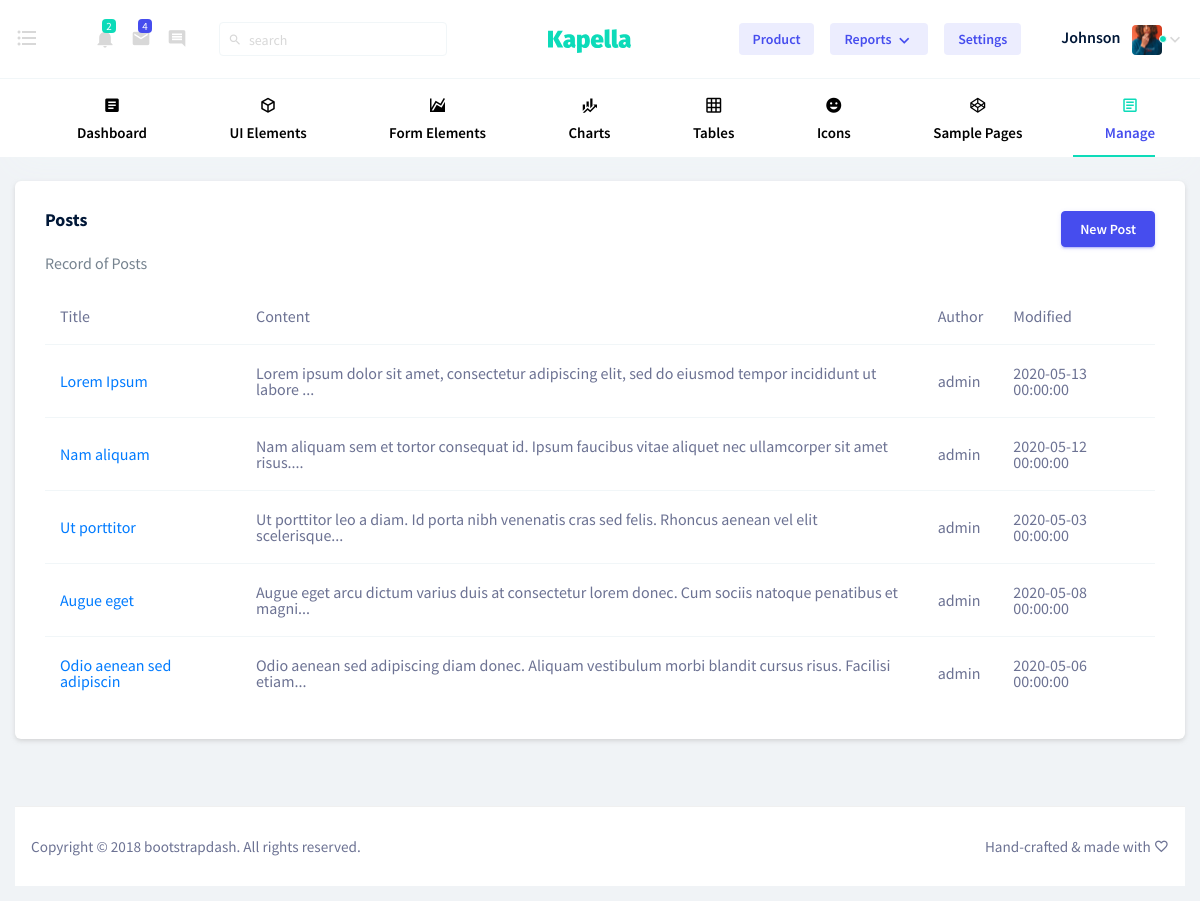
The app's page /post.php (signed in) with its own data.
### tables this page shows
CREATE TABLE `posts` (
  `id` int(10) UNSIGNED NOT NULL,
  `title` varchar(25) NOT NULL,
  `body` text NOT NULL,
  `author` varchar(25) NOT NULL,
  `modified` datetime NOT NULL
);

### functions.php (called while the page is built, shortened)
<?php
function qSELECT($query, $object = NULL){
	global $conn;
	$result = mysqli_query($conn, $query);
	$return = [];
	if($result){
		$num = mysqli_num_rows($result);
		for ($i=0; $i<$num; $i++){
			if(!is_null($object)){
				$row = mysqli_fetch_object($result);
			}else{
				$row = mysqli_fetch_array($result);
			}
			$return[$i]=$row;
		}
	}
	return $return;
}
function getAll($table){
	$query = "SELECT * FROM ".$table;
	$result = qSELECT($query);
	return $result;
}
?>

### pages/post_list.php (the view)
<div class="row">
  <div class="col-lg-12 grid-margin stretch-card">
    <div class="card">
      <div class="card-body">
        <div class="float-right">
          <a href="post.php?act=add" class="btn btn-primary">New Post</a>
        </div>
        <h4 class="card-title">Posts</h4>
        <p class="card-description">
          Record of Posts
        </p>
        <div class="table-responsive">
          <table class="table">
            <thead>
              <tr>
                <th>Title</th>
                <th>Content</th>
                <th>Author</th>
                <th>Modified</th>
              </tr>
            </thead>
            <tbody>
              <?php
                foreach ($posts as $post) {
                  ?>
                  <tr>
                    <td><a href="post.php?act=view&id=<?php echo $post['id']; ?>"><?php echo $post['title']; ?></a></td>
                    <td><?php echo substr($post['body'], 0, 100).'...'; ?></td>
                    <td><?php echo $post['author']; ?></td>
                    <td><?php echo $post['modified']; ?></td>
                  </tr>
                  <?php
                }
              ?>
            </tbody>
          </table>
        </div>
      </div>
    </div>
  </div>
</div>

### post.php (shortened to what this page needs)
<?php
	$act = isset($_GET["act"]) ? $_GET["act"] : 'list';
	switch ($act) {
		case 'list':
			$posts = getALL("posts");
			include 'pages/header.php';
			include 'pages/post_list.php';
			include 'pages/footer.php';
			break;
	}
?>

### pages/header.php (shortened to what this page needs)
<!DOCTYPE html>
<html lang="en">
  <head>
    <link rel="stylesheet" href="vendors/mdi/css/materialdesignicons.min.css">
    <link rel="stylesheet" href="vendors/base/vendor.bundle.base.css">
    <link rel="stylesheet" href="css/style.css">
  </head>
  <body>
    <div class="container-scroller">
    <div class="horizontal-menu">
      <nav class="navbar top-navbar col-lg-12 col-12 p-0">
        <div class="container-fluid">
          <div class="navbar-menu-wrapper d-flex align-items-center justify-content-between">
            <ul class="navbar-nav navbar-nav-left">
              <li class="nav-item ml-0 mr-5 d-lg-flex d-none">
                <a href="#" class="nav-link horizontal-nav-left-menu"><i class="mdi mdi-format-list-bulleted"></i></a>
              </li>
              <li class="nav-item dropdown">
                <a class="nav-link count-indicator dropdown-toggle d-flex align-items-center justify-content-center" id="notificationDropdown" href="#" data-toggle="dropdown">
                  <i class="mdi mdi-bell mx-0"></i>
                  <span class="count bg-success">2</span>
                </a>
              </li>
              <li class="nav-item dropdown">
                <a class="nav-link count-indicator dropdown-toggle d-flex justify-content-center align-items-center" id="messageDropdown" href="#" data-toggle="dropdown">
                  <i class="mdi mdi-email mx-0"></i>
                  <span class="count bg-primary">4</span>
                </a>
              </li>
              <li class="nav-item dropdown">
                <a href="#" class="nav-link count-indicator "><i class="mdi mdi-message-reply-text"></i></a>
              </li>
              <li class="nav-item nav-search d-none d-lg-block ml-3">
                <div class="input-group">
                    <div class="input-group-prepend">
                      <span class="input-group-text" id="search">
                        <i class="mdi mdi-magnify"></i>
                      </span>
                    </div>
                    <input type="text" class="form-control" placeholder="search" aria-label="search" aria-describedby="search">
                </div>
              </li>
            </ul>
            <div class="text-center navbar-brand-wrapper d-flex align-items-center justify-content-center">
                <a class="navbar-brand brand-logo" href="index.html"><img src="images/logo.svg" alt="logo"/></a>
            </div>
            <ul class="navbar-nav navbar-nav-right">
                <li class="nav-item dropdown  d-lg-flex d-none">
                  <button type="button" class="btn btn-inverse-primary btn-sm">Product </button>
                </li>
                <li class="nav-item dropdown d-lg-flex d-none">
                  <a class="dropdown-toggle show-dropdown-arrow btn btn-inverse-primary btn-sm" id="nreportDropdown" href="#" data-toggle="dropdown">
                  Reports
                  </a>
                </li>
                <li class="nav-item dropdown d-lg-flex d-none">
                  <button type="button" class="btn btn-inverse-primary btn-sm">Settings</button>
                </li>
                <li class="nav-item nav-profile dropdown">
                  <a class="nav-link dropdown-toggle" href="#" data-toggle="dropdown" id="profileDropdown">
                    <span class="nav-profile-name">Johnson</span>
                    <span class="online-status"></span>
                    <img src="images/faces/face28.png" alt="profile"/>
                  </a>
                </li>
            </ul>
          </div>
        </div>
      </nav>
      <nav class="bottom-navbar">
        <div class="container">
            <ul class="nav page-navigation">
              <li class="nav-item">
                <a class="nav-link" href="index.html">
                  <i class="mdi mdi-file-document-box menu-icon"></i>
                  <span class="menu-title">Dashboard</span>
                </a>
              </li>
              <li class="nav-item">
                  <a href="#" class="nav-link">
                    <i class="mdi mdi-cube-outline menu-icon"></i>
                    <span class="menu-title">UI Elements</span>
                  </a>
              </li>
              <li class="nav-item">
                  <a href="pages/forms/basic_elements.html" class="nav-link">
                    <i class="mdi mdi-chart-areaspline menu-icon"></i>
                    <span class="menu-title">Form Elements</span>
                  </a>
              </li>
              <li class="nav-item">
                  <a href="pages/charts/chartjs.html" class="nav-link">
                    <i class="mdi mdi-finance menu-icon"></i>
                    <span class="menu-title">Charts</span>
                  </a>
              </li>
              <li class="nav-item">
                  <a href="pages/tables/basic-table.html" class="nav-link">
                    <i class="mdi mdi-grid menu-icon"></i>
                    <span class="menu-title">Tables</span>
                  </a>
              </li>
              <li class="nav-item">
                  <a href="pages/icons/mdi.html" class="nav-link">
                    <i class="mdi mdi-emoticon menu-icon"></i>
                    <span class="menu-title">Icons</span>
                  </a>
              </li>
              <li class="nav-item">
                  <a href="#" class="nav-link">
                    <i class="mdi mdi-codepen menu-icon"></i>
                    <span class="menu-title">Sample Pages</span>
                  </a>
              </li>
              <li class="nav-item">
                  <a href="#" class="nav-link">
                    <i class="mdi mdi-file-document-box-outline menu-icon"></i>
                    <span class="menu-title">Manage</span>
                  </a>
              </li>
            </ul>
        </div>
      </nav>
    </div>
		<div class="container-fluid page-body-wrapper">
			<div class="main-panel">
				<div class="content-wrapper">

### pages/footer.php (shortened to what this page needs)
				</div>
				<footer class="footer">
          <div class="footer-wrap">
              <div class="w-100 clearfix">
                <span class="d-block text-center text-sm-left d-sm-inline-block">Copyright © 2018 <a href="https://www.bootstrapdash.com/" target="_blank">bootstrapdash</a>. All rights reserved.</span>
                <span class="float-none float-sm-right d-block mt-1 mt-sm-0 text-center">Hand-crafted &amp; made with <i class="mdi mdi-heart-outline"></i></span>
              </div>
          </div>
        </footer>
			</div>
		</div>
    </div>
  </body>
</html>

### records on screen
posts: title "Lorem Ipsum", body "Lorem ipsum dolor sit amet, consectetur adipiscing elit, sed do eiusmod tempor incididunt ut labore", author "admin", modified "2020-05-13 00:00:00"
posts: title "Nam aliquam", body "Nam aliquam sem et tortor consequat id. Ipsum faucibus vitae aliquet nec ullamcorper sit amet risus.", author "admin", modified "2020-05-12 00:00:00"
posts: title "Ut porttitor", body "Ut porttitor leo a diam. Id porta nibh venenatis cras sed felis. Rhoncus aenean vel elit scelerisque", author "admin", modified "2020-05-03 00:00:00"
posts: title "Augue eget", body "Augue eget arcu dictum varius duis at consectetur lorem donec. Cum sociis natoque penatibus et magni", author "admin", modified "2020-05-08 00:00:00"
posts: title "Odio aenean sed adipiscin", body "Odio aenean sed adipiscing diam donec. Aliquam vestibulum morbi blandit cursus risus. Facilisi etiam", author "admin", modified "2020-05-06 00:00:00"
